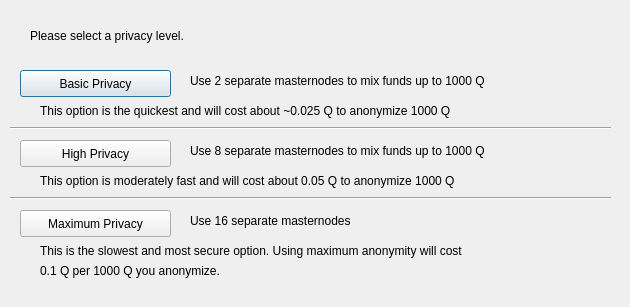
<?xml version="1.0" encoding="UTF-8"?>
<ui version="4.0">
 <class>DarksendConfig</class>
 <widget class="QDialog" name="DarksendConfig">
  <property name="geometry">
   <rect>
    <x>0</x>
    <y>0</y>
    <width>630</width>
    <height>307</height>
   </rect>
  </property>
  <property name="windowTitle">
   <string>Configure PrivateSend</string>
  </property>
  <widget class="QPushButton" name="buttonBasic">
   <property name="geometry">
    <rect>
     <x>20</x>
     <y>70</y>
     <width>151</width>
     <height>27</height>
    </rect>
   </property>
   <property name="text">
    <string>Basic Privacy</string>
   </property>
  </widget>
  <widget class="QPushButton" name="buttonHigh">
   <property name="geometry">
    <rect>
     <x>20</x>
     <y>140</y>
     <width>151</width>
     <height>27</height>
    </rect>
   </property>
   <property name="text">
    <string>High Privacy</string>
   </property>
  </widget>
  <widget class="QPushButton" name="buttonMax">
   <property name="geometry">
    <rect>
     <x>20</x>
     <y>210</y>
     <width>151</width>
     <height>27</height>
    </rect>
   </property>
   <property name="text">
    <string>Maximum Privacy</string>
   </property>
  </widget>
  <widget class="QLabel" name="label">
   <property name="geometry">
    <rect>
     <x>30</x>
     <y>20</y>
     <width>571</width>
     <height>31</height>
    </rect>
   </property>
   <property name="text">
    <string>Please select a privacy level.</string>
   </property>
  </widget>
  <widget class="QLabel" name="label_2">
   <property name="geometry">
    <rect>
     <x>190</x>
     <y>70</y>
     <width>421</width>
     <height>21</height>
    </rect>
   </property>
   <property name="text">
    <string>Use 2 separate masternodes to mix funds up to 1000 Q</string>
   </property>
  </widget>
  <widget class="QLabel" name="label_3">
   <property name="geometry">
    <rect>
     <x>190</x>
     <y>140</y>
     <width>411</width>
     <height>21</height>
    </rect>
   </property>
   <property name="text">
    <string>Use 8 separate masternodes to mix funds up to 1000 Q</string>
   </property>
  </widget>
  <widget class="QLabel" name="label_4">
   <property name="geometry">
    <rect>
     <x>190</x>
     <y>210</y>
     <width>421</width>
     <height>21</height>
    </rect>
   </property>
   <property name="text">
    <string>Use 16 separate masternodes</string>
   </property>
  </widget>
  <widget class="QLabel" name="label_6">
   <property name="geometry">
    <rect>
     <x>40</x>
     <y>100</y>
     <width>561</width>
     <height>21</height>
    </rect>
   </property>
   <property name="text">
    <string>This option is the quickest and will cost about ~0.025 Q to anonymize 1000 Q</string>
   </property>
  </widget>
  <widget class="QLabel" name="label_7">
   <property name="geometry">
    <rect>
     <x>40</x>
     <y>170</y>
     <width>561</width>
     <height>21</height>
    </rect>
   </property>
   <property name="text">
    <string>This option is moderately fast and will cost about 0.05 Q to anonymize 1000 Q</string>
   </property>
  </widget>
  <widget class="QLabel" name="label_8">
   <property name="geometry">
    <rect>
     <x>40</x>
     <y>240</y>
     <width>561</width>
     <height>21</height>
    </rect>
   </property>
   <property name="text">
    <string>This is the slowest and most secure option. Using maximum anonymity will cost</string>
   </property>
  </widget>
  <widget class="QLabel" name="label_9">
   <property name="geometry">
    <rect>
     <x>40</x>
     <y>260</y>
     <width>561</width>
     <height>21</height>
    </rect>
   </property>
   <property name="text">
    <string>0.1 Q per 1000 Q you anonymize.</string>
   </property>
  </widget>
  <widget class="Line" name="line">
   <property name="geometry">
    <rect>
     <x>10</x>
     <y>120</y>
     <width>601</width>
     <height>16</height>
    </rect>
   </property>
   <property name="orientation">
    <enum>Qt::Horizontal</enum>
   </property>
  </widget>
  <widget class="Line" name="line_2">
   <property name="geometry">
    <rect>
     <x>10</x>
     <y>190</y>
     <width>601</width>
     <height>16</height>
    </rect>
   </property>
   <property name="orientation">
    <enum>Qt::Horizontal</enum>
   </property>
  </widget>
 </widget>
 <resources/>
 <connections/>
</ui>
